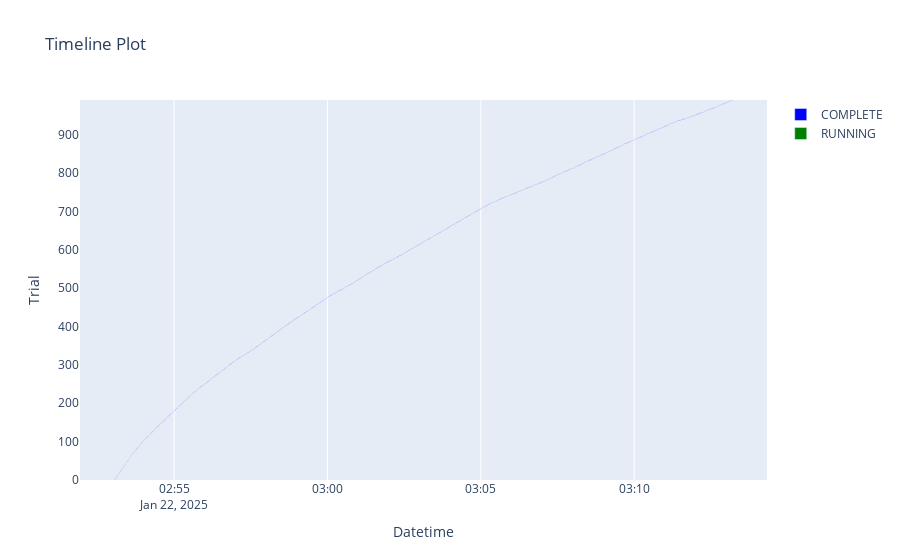

Write notebook code for a chart like this one.
### Code cell
plot_timeline(study)

### Figure 1 — Plotly figure (JSON) as saved in the notebook; plotly's stock layout.template omitted (floating-point values rounded to 4 significant figures; data arrays with more than 128 entries replaced by an {"elided": "..."} marker saying what was removed)
{"data": [{"base": {"elided": "990 str values"}, "hovertemplate": "%{text}<extra>COMPLETE</extra>", "marker": {"color": "blue"}, "name": "COMPLETE", "orientation": "h", "text": {"elided": "990 str values"}, "textposition": "none", "type": "bar", "x": {"elided": "990 float values"}, "y": {"elided": "990 int values"}}, {"base": ["2025-01-22T03:13:11.298811"], "hovertemplate": "%{text}<extra>RUNNING</extra>", "marker": {"color": "green"}, "name": "RUNNING", "orientation": "h", "text": ["{<br>  \"number\": 990,<br>  \"values\": null,<br>  \"params\": {<br>    \"n_estimators\": 383,<br>    \"grow_policy\": \"lossguide\",<br>    \"tree_method\": \"approx\",<br>    \"max_depth\": 2,<br>    \"min_child_weight\": 0.623895417045435,<br>    \"subsample\": 0.47563090758713145<br>  }<br>}"], "textposition": "none", "type": "bar", "x": [1482.0], "y": [990]}], "layout": {"showlegend": true, "title": {"text": "Timeline Plot"}, "xaxis": {"title": {"text": "Datetime"}, "type": "date"}, "yaxis": {"title": {"text": "Trial"}}}}
